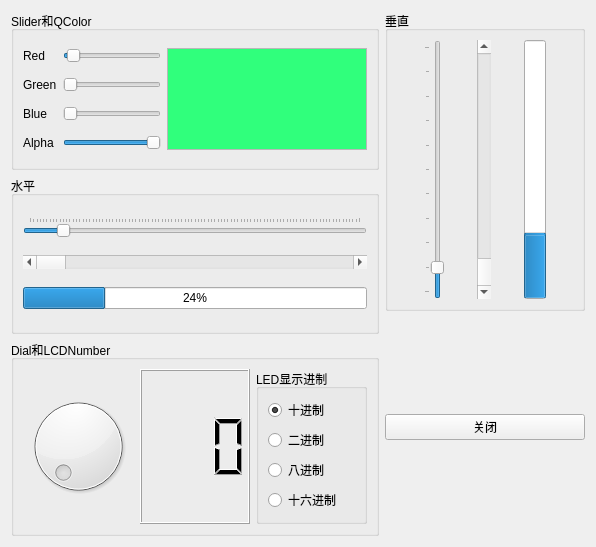
<?xml version="1.0" encoding="UTF-8"?>
<ui version="4.0">
 <class>Widget</class>
 <widget class="QWidget" name="Widget">
  <property name="geometry">
   <rect>
    <x>0</x>
    <y>0</y>
    <width>596</width>
    <height>547</height>
   </rect>
  </property>
  <property name="windowTitle">
   <string>Widget</string>
  </property>
  <layout class="QGridLayout" name="gridLayout_2">
   <item row="0" column="0">
    <layout class="QVBoxLayout" name="verticalLayout_2">
     <item>
      <widget class="QGroupBox" name="groupBox">
       <property name="title">
        <string>Slider和QColor</string>
       </property>
       <layout class="QGridLayout" name="gridLayout">
        <item row="0" column="2" rowspan="4">
         <widget class="QTextEdit" name="textEdit">
          <property name="maximumSize">
           <size>
            <width>200</width>
            <height>16777215</height>
           </size>
          </property>
          <property name="palette">
           <palette>
            <active>
             <colorrole role="Base">
              <brush brushstyle="SolidPattern">
               <color alpha="255">
                <red>48</red>
                <green>255</green>
                <blue>124</blue>
               </color>
              </brush>
             </colorrole>
            </active>
            <inactive>
             <colorrole role="Base">
              <brush brushstyle="SolidPattern">
               <color alpha="255">
                <red>48</red>
                <green>255</green>
                <blue>124</blue>
               </color>
              </brush>
             </colorrole>
            </inactive>
            <disabled/>
           </palette>
          </property>
         </widget>
        </item>
        <item row="2" column="0">
         <widget class="QLabel" name="labelBlue">
          <property name="text">
           <string>Blue</string>
          </property>
         </widget>
        </item>
        <item row="3" column="0">
         <widget class="QLabel" name="labelAlpha">
          <property name="text">
           <string>Alpha</string>
          </property>
         </widget>
        </item>
        <item row="0" column="0">
         <widget class="QLabel" name="labelRed">
          <property name="text">
           <string>Red</string>
          </property>
         </widget>
        </item>
        <item row="2" column="1">
         <widget class="QSlider" name="hSliderBlue">
          <property name="maximum">
           <number>255</number>
          </property>
          <property name="orientation">
           <enum>Qt::Horizontal</enum>
          </property>
         </widget>
        </item>
        <item row="1" column="0">
         <widget class="QLabel" name="labelGreen">
          <property name="text">
           <string>Green</string>
          </property>
         </widget>
        </item>
        <item row="0" column="1">
         <widget class="QSlider" name="hSliderRed">
          <property name="maximum">
           <number>255</number>
          </property>
          <property name="value">
           <number>10</number>
          </property>
          <property name="orientation">
           <enum>Qt::Horizontal</enum>
          </property>
         </widget>
        </item>
        <item row="1" column="1">
         <widget class="QSlider" name="hSliderGreen">
          <property name="maximum">
           <number>255</number>
          </property>
          <property name="orientation">
           <enum>Qt::Horizontal</enum>
          </property>
         </widget>
        </item>
        <item row="3" column="1">
         <widget class="QSlider" name="hSliderAlpha">
          <property name="maximum">
           <number>255</number>
          </property>
          <property name="value">
           <number>255</number>
          </property>
          <property name="orientation">
           <enum>Qt::Horizontal</enum>
          </property>
         </widget>
        </item>
       </layout>
      </widget>
     </item>
     <item>
      <widget class="QGroupBox" name="groupBoxH">
       <property name="title">
        <string>水平</string>
       </property>
       <layout class="QVBoxLayout" name="verticalLayout">
        <item>
         <widget class="QSlider" name="hSliderH">
          <property name="mouseTracking">
           <bool>false</bool>
          </property>
          <property name="acceptDrops">
           <bool>false</bool>
          </property>
          <property name="maximum">
           <number>100</number>
          </property>
          <property name="value">
           <number>10</number>
          </property>
          <property name="orientation">
           <enum>Qt::Horizontal</enum>
          </property>
          <property name="invertedControls">
           <bool>true</bool>
          </property>
          <property name="tickPosition">
           <enum>QSlider::TicksAbove</enum>
          </property>
         </widget>
        </item>
        <item>
         <widget class="QScrollBar" name="hScrollBar">
          <property name="orientation">
           <enum>Qt::Horizontal</enum>
          </property>
         </widget>
        </item>
        <item>
         <widget class="QProgressBar" name="pBarH">
          <property name="value">
           <number>24</number>
          </property>
          <property name="invertedAppearance">
           <bool>false</bool>
          </property>
         </widget>
        </item>
       </layout>
      </widget>
     </item>
     <item>
      <widget class="QGroupBox" name="groupBox_8">
       <property name="title">
        <string>Dial和LCDNumber</string>
       </property>
       <layout class="QHBoxLayout" name="horizontalLayout_2">
        <item>
         <widget class="QDial" name="dial"/>
        </item>
        <item>
         <widget class="QLCDNumber" name="lcdNum">
          <property name="digitCount">
           <number>3</number>
          </property>
         </widget>
        </item>
        <item>
         <widget class="QGroupBox" name="groupBox_9">
          <property name="title">
           <string>LED显示进制</string>
          </property>
          <layout class="QVBoxLayout" name="verticalLayout_4">
           <item>
            <widget class="QRadioButton" name="rbtn10">
             <property name="text">
              <string>十进制</string>
             </property>
             <property name="checked">
              <bool>true</bool>
             </property>
            </widget>
           </item>
           <item>
            <widget class="QRadioButton" name="rbtn2">
             <property name="text">
              <string>二进制</string>
             </property>
            </widget>
           </item>
           <item>
            <widget class="QRadioButton" name="rbtn8">
             <property name="text">
              <string>八进制</string>
             </property>
            </widget>
           </item>
           <item>
            <widget class="QRadioButton" name="rbtn16">
             <property name="text">
              <string>十六进制</string>
             </property>
            </widget>
           </item>
          </layout>
         </widget>
        </item>
       </layout>
      </widget>
     </item>
    </layout>
   </item>
   <item row="0" column="1">
    <layout class="QVBoxLayout" name="verticalLayout_3">
     <item>
      <widget class="QGroupBox" name="groupBox_3">
       <property name="minimumSize">
        <size>
         <width>200</width>
         <height>300</height>
        </size>
       </property>
       <property name="title">
        <string>垂直</string>
       </property>
       <layout class="QHBoxLayout" name="horizontalLayout">
        <item>
         <widget class="QSlider" name="vSlider">
          <property name="maximum">
           <number>100</number>
          </property>
          <property name="value">
           <number>10</number>
          </property>
          <property name="orientation">
           <enum>Qt::Vertical</enum>
          </property>
          <property name="tickPosition">
           <enum>QSlider::TicksAbove</enum>
          </property>
         </widget>
        </item>
        <item>
         <widget class="QScrollBar" name="vScrollBar">
          <property name="value">
           <number>0</number>
          </property>
          <property name="orientation">
           <enum>Qt::Vertical</enum>
          </property>
          <property name="invertedAppearance">
           <bool>true</bool>
          </property>
          <property name="invertedControls">
           <bool>true</bool>
          </property>
         </widget>
        </item>
        <item>
         <widget class="QProgressBar" name="pBarV">
          <property name="value">
           <number>24</number>
          </property>
          <property name="orientation">
           <enum>Qt::Vertical</enum>
          </property>
          <property name="invertedAppearance">
           <bool>false</bool>
          </property>
         </widget>
        </item>
       </layout>
      </widget>
     </item>
     <item>
      <spacer name="verticalSpacer">
       <property name="orientation">
        <enum>Qt::Vertical</enum>
       </property>
       <property name="sizeHint" stdset="0">
        <size>
         <width>20</width>
         <height>40</height>
        </size>
       </property>
      </spacer>
     </item>
     <item>
      <widget class="QPushButton" name="btnClose">
       <property name="maximumSize">
        <size>
         <width>200</width>
         <height>16777215</height>
        </size>
       </property>
       <property name="text">
        <string>关闭</string>
       </property>
       <property name="icon">
        <iconset resource="icon.qrc">
         <normaloff>:/icons/images/exit.bmp</normaloff>:/icons/images/exit.bmp</iconset>
       </property>
      </widget>
     </item>
     <item>
      <spacer name="verticalSpacer_2">
       <property name="orientation">
        <enum>Qt::Vertical</enum>
       </property>
       <property name="sizeHint" stdset="0">
        <size>
         <width>20</width>
         <height>40</height>
        </size>
       </property>
      </spacer>
     </item>
    </layout>
   </item>
  </layout>
 </widget>
 <resources>
  <include location="icon.qrc"/>
 </resources>
 <connections>
  <connection>
   <sender>btnClose</sender>
   <signal>clicked()</signal>
   <receiver>Widget</receiver>
   <slot>close()</slot>
   <hints>
    <hint type="sourcelabel">
     <x>483</x>
     <y>427</y>
    </hint>
    <hint type="destinationlabel">
     <x>297</x>
     <y>273</y>
    </hint>
   </hints>
  </connection>
 </connections>
</ui>
